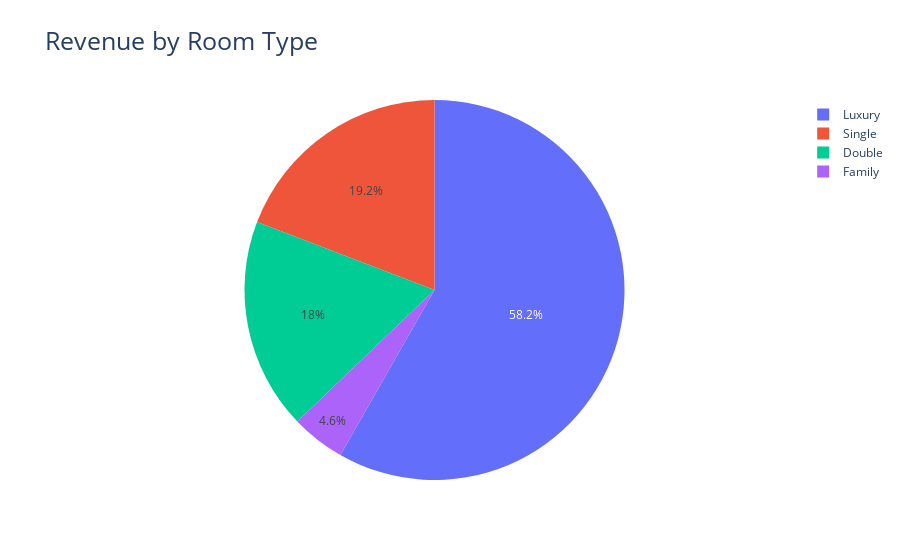

Notebook source saved alongside this figure:
### Code cell
#year_rev.loc[year_rev['pop'] < 2.e6, 'country'] = 'Other countries' # Represent only large countries
fig8 = px.pie(year_rev, values='Revenue(£)', names='Room Type', title='Revenue by Room Type')
fig8.update_layout(title_font_size=25)
fig8.show()

### Figure 1 — Plotly figure (JSON) as saved in the notebook; plotly's stock layout.template omitted (floating-point values rounded to 4 significant figures)
{"data": [{"domain": {"x": [0, 1], "y": [0, 1]}, "hovertemplate": "Room Type=%{label}<br>Revenue(£)=%{value}<extra></extra>", "labels": ["Double", "Family", "Luxury", "Single"], "legendgroup": "", "name": "", "showlegend": true, "type": "pie", "values": [88540.0, 22650.0, 286900.0, 94480.0]}], "layout": {"autosize": true, "legend": {"tracegroupgap": 0}, "title": {"font": {"size": 25}, "text": "Revenue by Room Type"}}}
